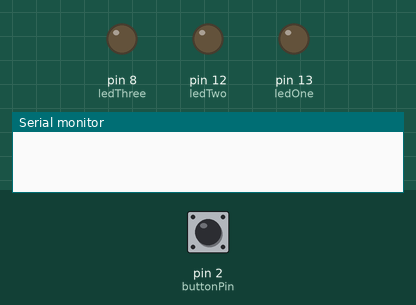
The sketch below on a simulated Arduino Uno, built with avr-gcc and run on an emulated ATmega328P. On the bench: output pins drawn as LEDs (lit = HIGH), the last lines printed to the serial monitor. The test bench sets the inputs (shaded band); at power-on: pin 2 (buttonPin) LOW.

Above: at 1.2 s.
1.3 s: pin 2 (buttonPin) pulled HIGH for 0.15 s
At 1.7 s:
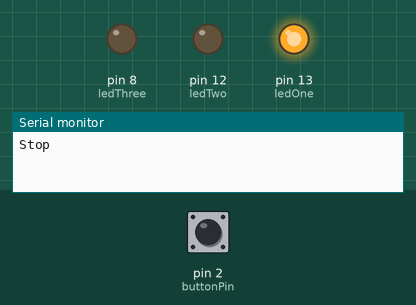
At 6.7 s:
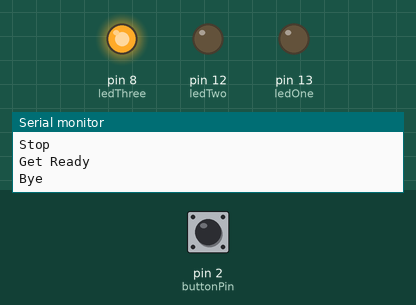
7.4 s: pin 2 (buttonPin) pulled HIGH for 1 s
At 11.4 s:
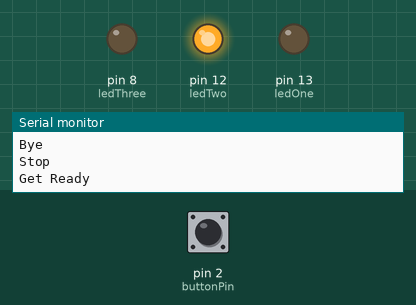
Timing chart, 0 to 16.8 s (numbered marks = the images above; inputs shaded):
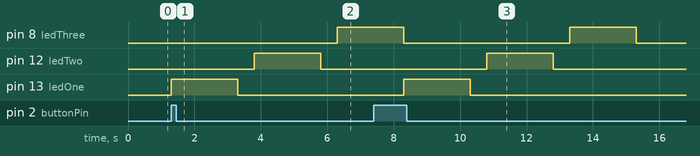

Measured:
- after the input at 1.3 s, pin 8 (ledThree): LOW → HIGH after 5.0 s; pin 12 (ledTwo): LOW → HIGH after 2.5 s, → LOW 2.0 s later; pin 13 (ledOne): LOW → HIGH at once, → LOW 2.0 s later
- after the input at 7.4 s, pin 12 (ledTwo): LOW → HIGH after 3.4 s, → LOW 2.0 s later; pin 13 (ledOne): LOW → HIGH after 0.90 s, → LOW 2.0 s later

The sketch:

project19.cpp.ino
```cpp
int buttonState=0;
const int buttonPin=2;
int ledOne=13;
int ledTwo=12;
int ledThree=8;

void setup()
{
  pinMode(ledOne,OUTPUT);
  pinMode(ledTwo,OUTPUT);
  pinMode(ledThree,OUTPUT);
  pinMode(buttonPin,INPUT);
  Serial.begin(9600);
}

void loop()
{
  buttonState=digitalRead(buttonPin);
  if(buttonState==1)
  {
  	digitalWrite(ledOne,1);
    Serial.print("Stop\n");
    delay(2000);
    digitalWrite(ledOne,0);
    delay(500);
    digitalWrite(ledTwo,1);
    Serial.print("Get Ready\n");
    delay(2000);
    digitalWrite(ledTwo,0);
    delay(500);
    digitalWrite(ledThree,1);
    Serial.print("Bye\n");
    delay(2000);
    digitalWrite(ledThree,0);
  }
}


  
```
